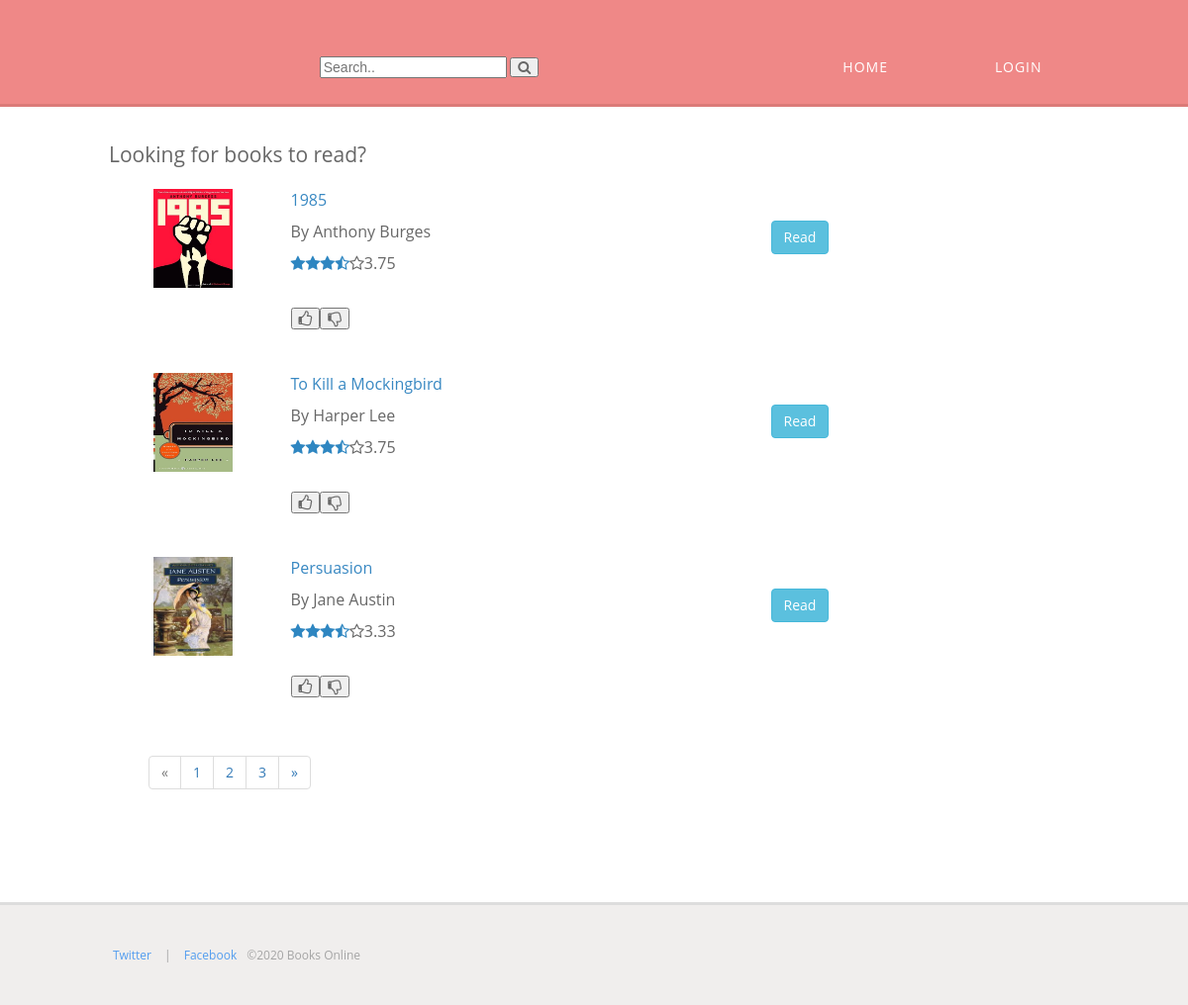
The page / on the database its author committed.
### tables this page shows
CREATE TABLE `books` (
  `id` int(11) NOT NULL AUTO_INCREMENT,
  `title` varchar(100) NOT NULL,
  `author` varchar(40) NOT NULL,
  `rating` double DEFAULT NULL,
  `published` tinyint(1) DEFAULT NULL,
  `des` varchar(500) DEFAULT NULL,
  `link` varchar(100) DEFAULT NULL,
  `image` varchar(255) DEFAULT NULL,
  PRIMARY KEY (`id`)
);

### inc/connection.php (called while the page is built, shortened)
<?php
class db{
  protected $conn;
  function __construct() {
    $servername = "localhost";
    $username = "mina";
    $password = "Square63#";
    $dbname = "myDB";
    $this->conn = new mysqli($servername, $username, $password, $dbname);
  }
  function query($sql) {
    return $this->conn->query($sql);
  }
}
?>

### inc/functions.php (the view, shortened to what this page needs)
<?php
include ('connection.php');
$db=new db();
function get_book( $no_of_records_per_page){
  global $db;
  if (isset($_GET['pageno'])) {
    $pageno = $_GET['pageno'];
  } else {
    $pageno = 1;
  }
  $offset = ($pageno-1) * $no_of_records_per_page;
  $sql = "SELECT * FROM books where published=1 LIMIT $offset, $no_of_records_per_page";
  $res_data=$db->query($sql);
  while($row = mysqli_fetch_array($res_data)){
    if($row["published"]==1){
      $id=$row['id'];
      $pdf_path=substr($row['link'], strpos($row['link'], 'uploads', 1));
      $image_path=substr($row['image'], strpos($row['image'], 'uploads', 1));
      echo "<table><tbody>";
      echo " <tr><td rowspan='4' ><img src='$image_path'></td>";
      echo  "<td class='con' ><a href='inc/description.php?id=$id'>".$row["title"]."</a></td></tr>";
      echo "<tr><td>By  ".$row['author']."</td><td style='width:10%;' rowspan='4'><a href='$pdf_path' class='btn btn-info'>Read</a></td></tr><tr><td>";
      rating_star($row["rating"]);
      echo $row['rating']."<form action='inc/likes.php?bid=$id' method='post'><button  value='1' name='like' class='button'><i class='like fa fa-thumbs-o-up'></i></button><button name='dislike' class='button' value='1'><i class='like fa fa-thumbs-o-down'></i></button></form></td></tr>";
      echo "</tbody></table>";
    }
  }
}
function no_of_pages($no_of_records_per_page) {
  $sql = "SELECT COUNT(*) FROM books where published=1";
  global $db;
  $result=$db->query($sql);
  $total_rows = mysqli_fetch_array($result)[0];
  $total_pages = ceil($total_rows / $no_of_records_per_page);
  return $total_pages;
}
function rating_star($no_of_coloured_star) {
  for( $x = 0; $x < 5; $x++ ){
    if( floor( $no_of_coloured_star )-$x >= 1 ){
      echo '<i class="fa fa-star" style="color:#2e86c1"></i>';
    }
    else if( $no_of_coloured_star-$x > 0 ){
      echo '<i class="fa fa-star-half-o" style="color:#2e86c1"></i>';
    } else {
     echo '<i class="fa fa-star-o"></i>';
   }
 }
}
?>

### index.php (shortened to what this page needs)
<?php
include("inc/functions.php");
$user=$_SESSION['uName'];
$type=$_SESSION['type'];
?>
<html>
<head>
  <?php include('inc/head.php');?>
  <link rel="stylesheet" href="css/reset.css" type="text/css">
</head>
<body>
  <div class="header">
    <div class="wrapper">
      <ul class="nav">
       <li>
        <form class="example" method="post" action="inc/bookSearch.php">
          <input type="text" required placeholder="Search.." name="search">
          <button type="submit"><i class="fa fa-search"></i></button>
        </form></li>
        <li><a href="index.php">HOME</a></li>
        <?php
        if(isset($_SESSION['uName'])){
         $path=$type."/".$type.".php";
         echo "<li><a href='inc/logout.php'>LOGOUT</a></li>";
         echo "<li><a href=".$path.">HELLO  ". $user."</a></li>";
       } else {
        echo "<li><a href='login.php'>LOGIN</a></li>";
      }
      ?>
    </ul>
  </div>
</div>
<div id="content">
  <div class="section catalog random">
    <div class="wrapper">
      <h2>Looking for books to read?</h2>
      <ol class="items">
        <?php
        if (isset($_GET['pageno'])) {
          $pageno = $_GET['pageno'];
        } else {
          $pageno = 1;
        }
        $no_of_records_per_page = 3;
        get_book($no_of_records_per_page);
        ?>
        <nav aria-label="Page navigation example">
          <ul class="pagination">
            <li class="<?php if($pageno <= 1){ echo 'disabled'; } ?>">
              <a href="<?php if($pageno <= 1){ echo '#'; } else { echo "?pageno=".($pageno - 1); } ?>">&laquo;</a>
            </li>
            <?php
            for ($i = 1; $i <= no_of_pages($no_of_records_per_page); $i++) {
              $p="?pageno=".$i;
              if($_GET['pageno']==$i ) {
                $c="active";
              } else {
                $c="";
              }
              echo "<li class=".$c." ><a href=".$p.">".$i."</a></li>";
            }
            ?>
            <li class="<?php if($pageno >= no_of_pages($no_of_records_per_page)){ echo 'disabled'; } ?>">
              <a href="<?php if($pageno >= no_of_pages($no_of_records_per_page)){ echo '#'; } else { echo "?pageno=".($pageno + 1); } ?>">&raquo;</a>
            </li>
          </ul>
        </nav>
      </ol>
    </div>
  </div>
</div>
<?php include('inc/footer.php');?>

### inc/head.php (shortened to what this page needs)
<link rel="stylesheet" href="https://maxcdn.bootstrapcdn.com/bootstrap/3.4.1/css/bootstrap.min.css">
<link rel="stylesheet" href="https://cdnjs.cloudflare.com/ajax/libs/font-awesome/4.7.0/css/font-awesome.min.css">
<link rel="stylesheet" href="../css/reset.css" type="text/css">

### inc/footer.php (shortened to what this page needs)
<div class="footer">
	 <div class="wrapper">
	 <ul>
			<li><a href="">Twitter</a></li>
			<li><a href="">Facebook</a></li>
		</ul>
		<p>&copy;<?php echo date("Y");?> Books Online</p>
</div>
</div>
</body>
</html>

### rows shown on the page
books: image (picture), title "1985", author "Anthony Burges", published 1 (drawn), rating "3.75"
books: image (picture), title "To Kill a Mockingbird", author "Harper Lee", published 1 (drawn), rating "3.75"
books: image (picture), title "Persuasion", author "Jane Austin", published 1 (drawn), rating "3.33"
